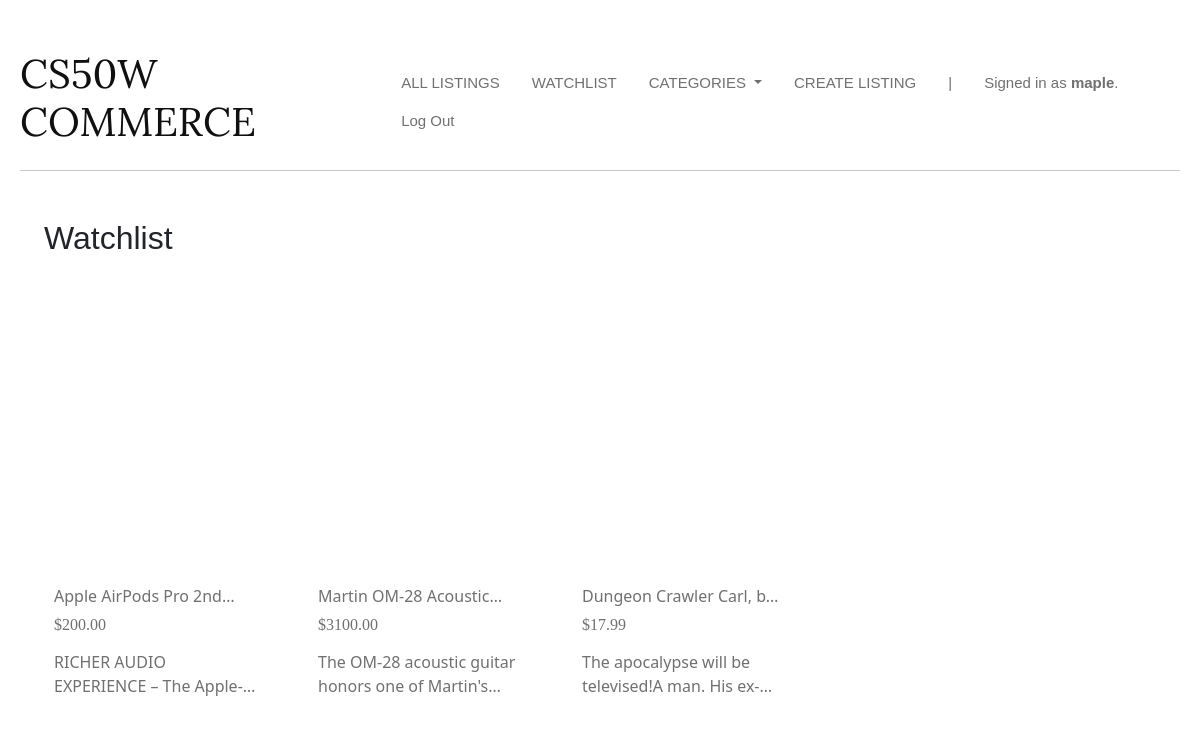
The page /watchlist (signed in) on the database its author committed.
### auctions/models.py (models this page shows, shortened)
class User(AbstractUser):
    pass

class Listing(models.Model):
    title = models.CharField(max_length=50)
    description = models.CharField(max_length=1000)
    image = models.CharField(max_length=1000)
    price = models.FloatField()
    isActive = models.BooleanField(default=True)
    user = models.ForeignKey(User, on_delete=models.CASCADE, related_name="user")
    category = models.ForeignKey(Category, on_delete=models.CASCADE, related_name="category")
    watchlist = models.ManyToManyField(User, related_name="listingWatchlist")

### auctions/views.py (the view)
# urls.py: path("watchlist", views.watchListDisplay, name="watchlist"),
def watchListDisplay(request):
    currentUser = request.user
    listings = currentUser.listingWatchlist.all()
    allCategories = Category.objects.all()
    return render(request, "auctions/watchlist.html", {
        "listings": listings,
        "categories": allCategories,
    })

### auctions/templates/auctions/watchlist.html
{% extends "auctions/layout.html" %}
{% block body %}
<h2 class="mt-5 mx-4" style="font-family: 'Plus Jakarta Sans', sans-serif;">Watchlist</h2>
<div class="row mx-1">
    {% for listing in listings %}
        <div class="card mx-1 my-4" style="width: 16rem; border: none;">
            <a href="{% url 'listing' id=listing.id %}">
                <div class="card-image-container" style="background-image: url('{{ listing.image }}');"></div>
            </a>
            <div class="card-body d-flex flex-column justify-content-between">
                <h6 class="card-title clamp-title">{{ listing.title }}</h6>
                <h6 class="listing-price mb-3">${{ listing.price|floatformat:"2" }}</h6>
                <p class="card-text clamp">{{ listing.description }}</p>
            </div>
        </div>
    {% endfor %}
</div>
{% endblock %}

### auctions/templates/auctions/layout.html (shortened to what this page needs)
{% load static %}
<!DOCTYPE html>
<html lang="en">
    <head>
        <link href="https://cdn.jsdelivr.net/npm/bootstrap@5.3.3/dist/css/bootstrap.min.css" rel="stylesheet">
          <link href="{% static 'auctions/styles.css' %}" rel="stylesheet">
    </head>
    <body>
        <div class="d-flex justify-content-between align-items-center">
            <h1 class="title">CS50W COMMERCE</h1>
            <ul class="nav">
                <li class="nav-item">
                    <a class="nav-link" href="{% url 'index' %}">ALL LISTINGS</a>
                </li>
                {% if user.is_authenticated %}
                    <li class="nav-item">
                        <a class="nav-link" href="{% url 'watchlist' %}">WATCHLIST</a>
                    </li>
                    <li class="nav-item dropdown">
                        <a class="nav-link dropdown-toggle" href="#" id="categoriesDropdown" role="button" data-bs-toggle="dropdown" aria-expanded="false">
                            CATEGORIES
                        </a>
                    </li>
                    <li class="nav-item">
                        <a class="nav-link" href="{% url 'create' %}">CREATE LISTING</a>
                    </li>
                    <li class="nav-item">
                        <p class="nav-link mb-0">|</p>
                    </li>
                    <li class="nav-item nav-username">
                        <p class="nav-link mb-0">Signed in as <strong !important>{{ user.username }}</strong>.</p>
                    </li>
                    <li class="nav-item">
                        <a class="nav-link" href="{% url 'logout' %}">Log Out</a>
                    </li>
                {% endif %}
            </ul>
        </div>
        <hr>
        {% block body %}
        {% endblock %}
    </body>
</html>

### auctions/static/auctions/styles.css (style rules this page uses)
body { max-width: 1400px; margin: 0 auto; padding: 50px 20px; }
.card-body a.card-title, .card-body .listing-price { text-decoration: none !important; }
.card { transition: box-shadow 0.3s ease-in-out; padding: 10px; }
.card-body { color: #707070 !important; }
.card-image-container { width: 100%; height: 17rem; background-size: cover; background-position: center; background-repeat: no-repeat; overflow: hidden; }
.title { color: rgb(16, 16, 16); font-family: "Lora", serif; font-weight: 400; }
.nav-link { color: #707070 !important; font-size: 15px !important; font-family: "Raleway", sans-serif; font-optical-sizing: auto; font-weight: 300; font-style: normal; }
.nav-username strong { font-weight: bold; }
.nav-item:nth-last-child(2) .nav-link { font-weight: normal !important; color: #707070 !important; }
.clamp { display: -webkit-box; -webkit-line-clamp: 2; -webkit-box-orient: vertical; overflow: hidden; }
.clamp-title { display: -webkit-box; -webkit-line-clamp: 1; -webkit-box-orient: vertical; overflow: hidden; }
.listing-price, .listing-bid { font-family: "Oswald"; font-optical-sizing: auto; font-style: normal; }
h1,h4 { color: #424a4e;; font-weight: bold; }

### rows shown on the page
User: username "maple"
Listing: title "Apple AirPods Pro…", price "200.00", description "RICHER AUDIO EXPERIENCE –…"
Listing: title "Martin OM-28…", price "3100.00", description "The OM-28 acoustic guitar honors one of…"
Listing: title "Dungeon Crawler Carl,…", price "17.99", description "The apocalypse will be televised!A man.…"
